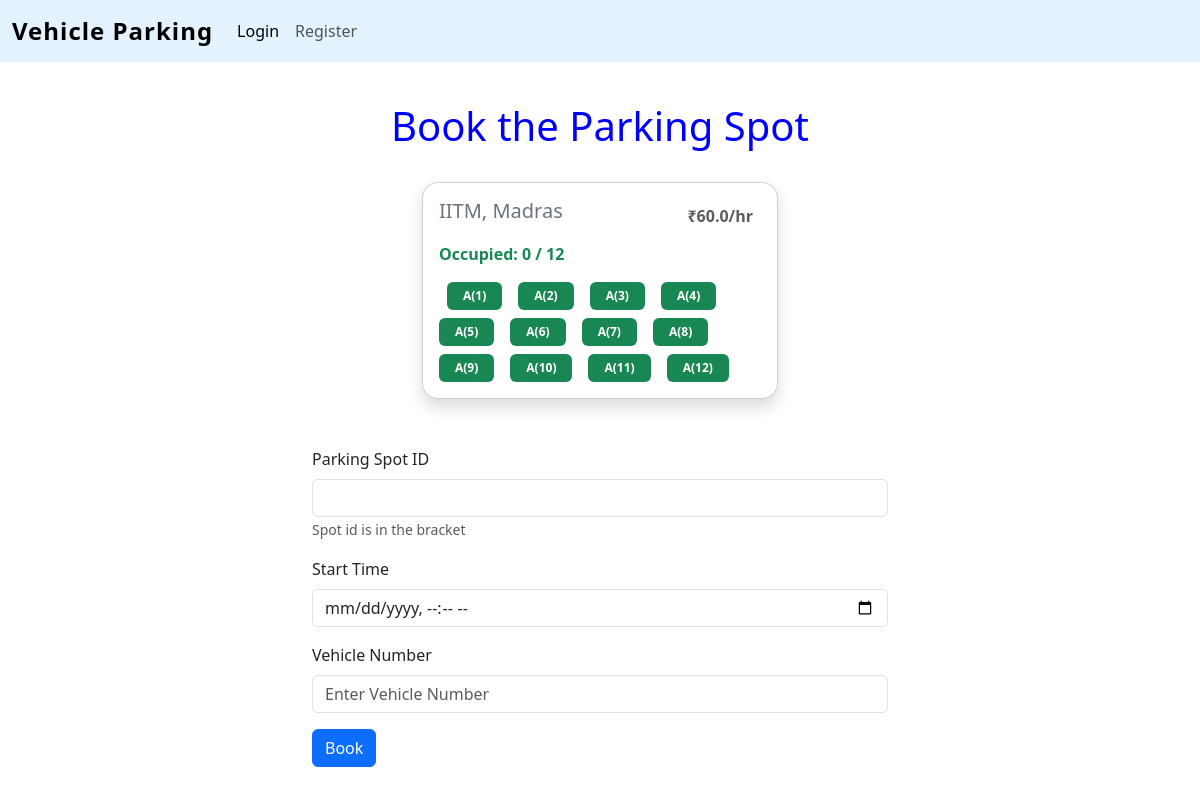
Screenshot of /book/1 with the database file from the repository.
### controllers/models.py (models this page shows)
class parking_lot(db.Model):
    id = db.Column(db.Integer, primary_key=True)
    location_name = db.Column(db.String(100), nullable=False)
    max_spots = db.Column(db.Integer,nullable=True)
    available_spots = db.Column(db.Integer, nullable=True)
    price = db.Column(db.Float,nullable=False)
    address = db.Column(db.String(200),nullable=False)
    pincode = db.Column(db.String(10),nullable=True)
    spots = db.relationship('parking_spot')

class parking_spot(db.Model):
    id = db.Column(db.Integer,primary_key=True)
    parking_lot_id = db.Column(db.Integer,db.ForeignKey('parking_lot.id'),nullable=False)
    status = db.Column(db.String(20),nullable=False)
    reserve_parking_spot = db.relationship('reserve_parking_spot')
    lot = db.relationship('parking_lot')

### controllers/routes.py (the view, shortened to what this page needs)
@app.route('/book/<int:lot_id>', methods=['GET', 'POST'])
def book(lot_id):
    lot = parking_lot.query.get_or_404(lot_id)
    if not lot.spots:
        flash('No spots available for booking!', 'warning')
        return redirect(url_for('user_dashboard'))
    return render_template('book.html',lot=lot)

### templates/book.html (shortened to what this page needs)
{%extends 'layout.html'%}
{%block content%}
<h1 class="text-center my-2" style="color:blue">Book the Parking Spot</h1>
<br>
 <div class="row justify-content-center">
    <div class="col-md-4">
      <div class="card shadow rounded-4">
        <div class="card-body">
          <div class="d-flex justify-content-between mb-2">
            <h5 class="card-title text-secondary">{{ lot.location_name }}, {{ lot.address}}</h5>
            <div><h6 class="card-subtitle text-muted fw-bold m-2">₹{{ lot.price }}/hr</h6></div>
          </div>
          <p class="text-success fw-bold">
            Occupied:
            {{ lot.spots | selectattr("status", "equalto", "occupied") | list | length }}
            / {{ lot.max_spots }}
          </p>
          <div class="d-flex flex-wrap gap-2 mt-3">
            {% for spot in lot.spots %}
              {% if spot.status == 'occupied' %}
                <a href="#"><span class="badge bg-danger px-3 py-2">O({{spot.id}})</span></a>
              {% elif spot.status == 'available'  %}
                <a href="#" data-bs-toggle="tooltip" data-bs-title="Spot ID: {{ spot.id }}">
                <a href="#"><span class="badge bg-success px-3 py-2">A({{spot.id}})</span></a>
              {% endif %}
            {% endfor %}
          </div>
        </div>
      </div>
    </div>
  </div>
</div>
<div class="container-fluid col-6 my-5">
    <form action="{{url_for('book',lot_id=lot.id)}}" method="POST" class="form">
        <div class="mb-3">
            <label for="spot_id" class="form-label">Parking Spot ID</label>
            <input type="text" class="form-control" id="lot_id" name="spot_id" value="{{spot_id}}" required>
            <small id="emailHelp" class="form-text text-muted">Spot id is in the bracket</small>
        </div>
        <div class="mb-3">
            <label for="user_id" class="form-label">Start Time</label>
            <input type="datetime-local" class="form-control" id="user_id" name="start_time" required>
        </div>
        <div class="mb-3">
            <label for="vehicle_num" class="form-label">Vehicle Number</label>
            <input type="text" class="form-control" id="vehicle_num" name="vehicle_number" placeholder="Enter Vehicle Number" value="{{ vehicle_number }}" required>
        </div>
        <div class="button button-success">
            <button type="submit" class="btn btn-primary">Book</button>
        </div>
    </form>
</div>
{%endblock%}

### rows the page displays
parking_lot: location_name "IITM", address "Madras", price "60.0", max_spots "12"
parking_spot: id "1"
parking_spot: id "2"
parking_spot: id "3"
parking_spot: id "4"
parking_spot: id "5"
parking_spot: id "6"
parking_spot: id "7"
parking_spot: id "8"
parking_spot: id "9"
parking_spot: id "10"
parking_spot: id "11"
parking_spot: id "12"
